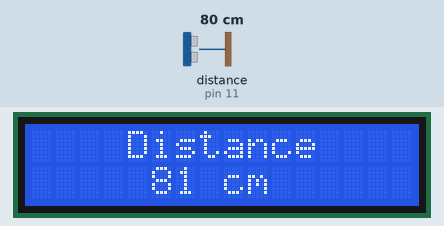
The sketch below on a simulated Arduino Uno, built with avr-gcc and run on an emulated ATmega328P. Parts: 16×2 character LCD. The inputs (shaded band) are chosen by the test bench; at power-on: distance to the obstacle (sensor on pin 11) 80 cm. The echo pulse lasts 58.3 µs per cm.

Above: at 1.2 s.
1.3 s: distance to the obstacle (sensor on pin 11) set to 120 cm
At 1.52 s:
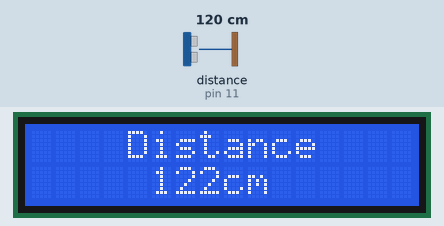
3.8 s: distance to the obstacle (sensor on pin 11) set to 2 cm
At 4.12 s:
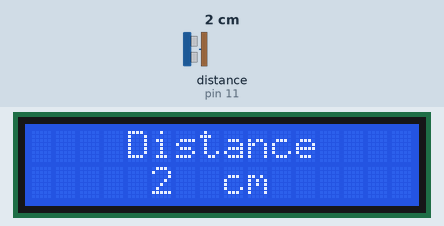
5.4 s: distance to the obstacle (sensor on pin 11) set to 4 cm
At 5.7 s:
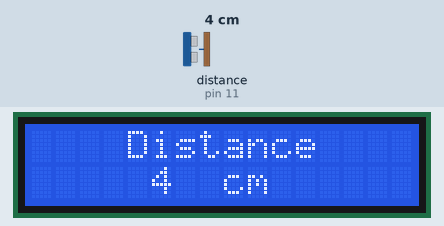

Measured:
- after the input at 1.3 s, the display: first differs from a run without the input after 0.07 s (image 1)
- after the input at 3.8 s, the display: first differs from a run without the input after 0.17 s (image 2)
- after the input at 5.4 s, the display: first differs from a run without the input after 0.15 s (image 3)

The sketch:

ex06.ino
```cpp
#include <NewPing.h>
#include <Wire.h>
#include <LiquidCrystal_I2C.h>

#define TRIGGER_PIN  12
#define ECHO_PIN     11
#define MAX_DISTANCE 200

NewPing sonar(TRIGGER_PIN, ECHO_PIN, MAX_DISTANCE);
LiquidCrystal_I2C lcd(0x27,16,2);

void setup() {
  Serial.begin(9600);
  lcd.init();
  lcd.backlight();
}

void loop() {
  lcd.setCursor(4,0);
  lcd.print("Distance");
  lcd.setCursor(5,1);
  lcd.print(sonar.ping_cm());
  lcd.setCursor(8,1);
  lcd.print("cm");
  delay(300);
  lcd.clear();
}
```
